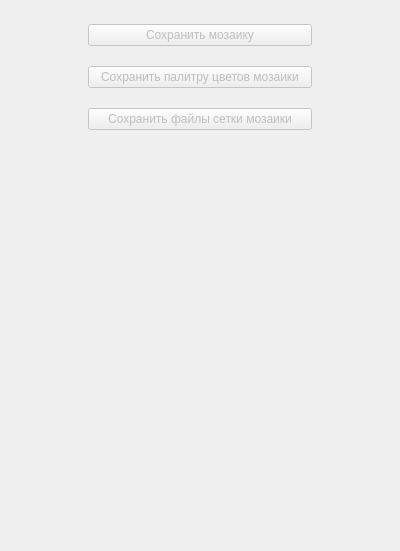
            <widget class="QWidget" name="export_configurator_scroll_area_widget">
             <property name="geometry">
              <rect>
               <x>0</x>
               <y>0</y>
               <width>400</width>
               <height>551</height>
              </rect>
             </property>
             <layout class="QGridLayout" name="gridLayout" columnstretch="1,3,1">
              <property name="leftMargin">
               <number>4</number>
              </property>
              <property name="topMargin">
               <number>4</number>
              </property>
              <property name="rightMargin">
               <number>4</number>
              </property>
              <property name="bottomMargin">
               <number>4</number>
              </property>
              <property name="horizontalSpacing">
               <number>10</number>
              </property>
              <property name="verticalSpacing">
               <number>20</number>
              </property>
              <item row="3" column="1">
               <widget class="QPushButton" name="save_mosaic_mesh_button">
                <property name="enabled">
                 <bool>false</bool>
                </property>
                <property name="sizePolicy">
                 <sizepolicy hsizetype="Preferred" vsizetype="Preferred">
                  <horstretch>0</horstretch>
                  <verstretch>0</verstretch>
                 </sizepolicy>
                </property>
                <property name="text">
                 <string>Сохранить файлы сетки мозаики</string>
                </property>
               </widget>
              </item>
              <item row="2" column="1">
               <widget class="QPushButton" name="save_mosaic_palette_button">
                <property name="enabled">
                 <bool>false</bool>
                </property>
                <property name="sizePolicy">
                 <sizepolicy hsizetype="Preferred" vsizetype="Preferred">
                  <horstretch>0</horstretch>
                  <verstretch>0</verstretch>
                 </sizepolicy>
                </property>
                <property name="text">
                 <string>Сохранить палитру цветов мозаики</string>
                </property>
               </widget>
              </item>
              <item row="1" column="1">
               <widget class="QPushButton" name="save_mosaic_button">
                <property name="enabled">
                 <bool>false</bool>
                </property>
                <property name="sizePolicy">
                 <sizepolicy hsizetype="Preferred" vsizetype="Preferred">
                  <horstretch>0</horstretch>
                  <verstretch>0</verstretch>
                 </sizepolicy>
                </property>
                <property name="text">
                 <string>Сохранить мозаику</string>
                </property>
               </widget>
              </item>
              <item row="4" column="0" colspan="3">
               <spacer name="verticalSpacer_13">
                <property name="orientation">
                 <enum>Qt::Vertical</enum>
                </property>
                <property name="sizeHint" stdset="0">
                 <size>
                  <width>20</width>
                  <height>40</height>
                 </size>
                </property>
               </spacer>
              </item>
              <item row="0" column="0" colspan="3">
               <spacer name="verticalSpacer_12">
                <property name="orientation">
                 <enum>Qt::Vertical</enum>
                </property>
                <property name="sizeType">
                 <enum>QSizePolicy::Fixed</enum>
                </property>
                <property name="sizeHint" stdset="0">
                 <size>
                  <width>20</width>
                  <height>20</height>
                 </size>
                </property>
               </spacer>
              </item>
             </layout>
            </widget>
